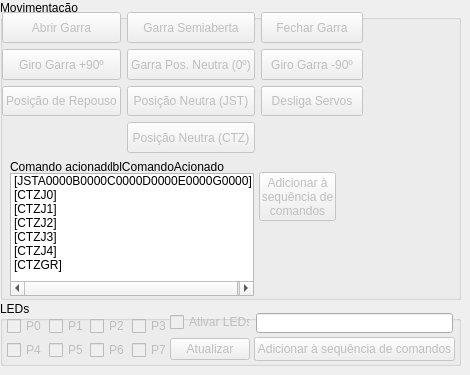
    <widget class="QWidget" name="tabComandos">
     <attribute name="title">
      <string>Comandos</string>
     </attribute>
     <widget class="QGroupBox" name="grpLeds">
      <property name="geometry">
       <rect>
        <x>0</x>
        <y>301</y>
        <width>461</width>
        <height>65</height>
       </rect>
      </property>
      <property name="title">
       <string>LEDs</string>
      </property>
      <property name="checkable">
       <bool>false</bool>
      </property>
      <widget class="QWidget" name="layoutWidget">
       <property name="geometry">
        <rect>
         <x>7</x>
         <y>16</y>
         <width>160</width>
         <height>42</height>
        </rect>
       </property>
       <layout class="QGridLayout" name="layoutLeds">
        <item row="0" column="0">
         <widget class="QCheckBox" name="chkLEDP0">
          <property name="enabled">
           <bool>false</bool>
          </property>
          <property name="text">
           <string>P0</string>
          </property>
         </widget>
        </item>
        <item row="0" column="1">
         <widget class="QCheckBox" name="chkLEDP1">
          <property name="enabled">
           <bool>false</bool>
          </property>
          <property name="text">
           <string>P1</string>
          </property>
         </widget>
        </item>
        <item row="0" column="2">
         <widget class="QCheckBox" name="chkLEDP2">
          <property name="enabled">
           <bool>false</bool>
          </property>
          <property name="text">
           <string>P2</string>
          </property>
         </widget>
        </item>
        <item row="0" column="3">
         <widget class="QCheckBox" name="chkLEDP3">
          <property name="enabled">
           <bool>false</bool>
          </property>
          <property name="text">
           <string>P3</string>
          </property>
         </widget>
        </item>
        <item row="1" column="0">
         <widget class="QCheckBox" name="chkLEDP4">
          <property name="enabled">
           <bool>false</bool>
          </property>
          <property name="text">
           <string>P4</string>
          </property>
         </widget>
        </item>
        <item row="1" column="1">
         <widget class="QCheckBox" name="chkLEDP5">
          <property name="enabled">
           <bool>false</bool>
          </property>
          <property name="text">
           <string>P5</string>
          </property>
         </widget>
        </item>
        <item row="1" column="2">
         <widget class="QCheckBox" name="chkLEDP6">
          <property name="enabled">
           <bool>false</bool>
          </property>
          <property name="text">
           <string>P6</string>
          </property>
         </widget>
        </item>
        <item row="1" column="3">
         <widget class="QCheckBox" name="chkLEDP7">
          <property name="enabled">
           <bool>false</bool>
          </property>
          <property name="text">
           <string>P7</string>
          </property>
         </widget>
        </item>
       </layout>
      </widget>
      <widget class="QLineEdit" name="edtComandoLEDAcionado">
       <property name="geometry">
        <rect>
         <x>256</x>
         <y>12</y>
         <width>197</width>
         <height>20</height>
        </rect>
       </property>
      </widget>
      <widget class="QWidget" name="layoutWidget">
       <property name="geometry">
        <rect>
         <x>170</x>
         <y>11</y>
         <width>80</width>
         <height>48</height>
        </rect>
       </property>
       <layout class="QVBoxLayout" name="layoutAtivarAtualizar">
        <item>
         <widget class="QCheckBox" name="chkAtivarLeds">
          <property name="enabled">
           <bool>false</bool>
          </property>
          <property name="text">
           <string>Ativar LEDs</string>
          </property>
         </widget>
        </item>
        <item>
         <widget class="QPushButton" name="btAtualizarLeds">
          <property name="enabled">
           <bool>false</bool>
          </property>
          <property name="text">
           <string>Atualizar</string>
          </property>
         </widget>
        </item>
       </layout>
      </widget>
      <widget class="QPushButton" name="btAdicionarLedsSeqComandos">
       <property name="enabled">
        <bool>false</bool>
       </property>
       <property name="geometry">
        <rect>
         <x>254</x>
         <y>36</y>
         <width>201</width>
         <height>24</height>
        </rect>
       </property>
       <property name="text">
        <string>Adicionar à sequência de comandos</string>
       </property>
      </widget>
     </widget>
     <widget class="QGroupBox" name="grpMovimentos">
      <property name="geometry">
       <rect>
        <x>0</x>
        <y>0</y>
        <width>461</width>
        <height>300</height>
       </rect>
      </property>
      <property name="title">
       <string>Movimentação</string>
      </property>
      <widget class="QWidget" name="layoutWidget">
       <property name="geometry">
        <rect>
         <x>2</x>
         <y>12</y>
         <width>361</width>
         <height>141</height>
        </rect>
       </property>
       <layout class="QGridLayout" name="layoutComandos">
        <item row="4" column="1">
         <widget class="QPushButton" name="btPosNeutraCTZ">
          <property name="enabled">
           <bool>false</bool>
          </property>
          <property name="sizePolicy">
           <sizepolicy hsizetype="Expanding" vsizetype="Expanding">
            <horstretch>0</horstretch>
            <verstretch>0</verstretch>
           </sizepolicy>
          </property>
          <property name="text">
           <string>Posição Neutra (CTZ)</string>
          </property>
         </widget>
        </item>
        <item row="0" column="1">
         <widget class="QPushButton" name="btGarraSemiaberta">
          <property name="enabled">
           <bool>false</bool>
          </property>
          <property name="sizePolicy">
           <sizepolicy hsizetype="Expanding" vsizetype="Expanding">
            <horstretch>0</horstretch>
            <verstretch>0</verstretch>
           </sizepolicy>
          </property>
          <property name="text">
           <string>Garra Semiaberta</string>
          </property>
         </widget>
        </item>
        <item row="1" column="2">
         <widget class="QPushButton" name="btGiroGarraMenos90">
          <property name="enabled">
           <bool>false</bool>
          </property>
          <property name="sizePolicy">
           <sizepolicy hsizetype="Expanding" vsizetype="Expanding">
            <horstretch>0</horstretch>
            <verstretch>0</verstretch>
           </sizepolicy>
          </property>
          <property name="text">
           <string>Giro Garra -90º</string>
          </property>
         </widget>
        </item>
        <item row="3" column="0">
         <widget class="QPushButton" name="btPosicaoRepouso">
          <property name="enabled">
           <bool>false</bool>
          </property>
          <property name="sizePolicy">
           <sizepolicy hsizetype="Expanding" vsizetype="Expanding">
            <horstretch>0</horstretch>
            <verstretch>0</verstretch>
           </sizepolicy>
          </property>
          <property name="text">
           <string>Posição de Repouso</string>
          </property>
         </widget>
        </item>
        <item row="0" column="0">
         <widget class="QPushButton" name="btAbrirGarra">
          <property name="enabled">
           <bool>false</bool>
          </property>
          <property name="sizePolicy">
           <sizepolicy hsizetype="Expanding" vsizetype="Expanding">
            <horstretch>0</horstretch>
            <verstretch>0</verstretch>
           </sizepolicy>
          </property>
          <property name="text">
           <string>Abrir Garra</string>
          </property>
         </widget>
        </item>
        <item row="1" column="0">
         <widget class="QPushButton" name="btGiroGarraMais90">
          <property name="enabled">
           <bool>false</bool>
          </property>
          <property name="sizePolicy">
           <sizepolicy hsizetype="Expanding" vsizetype="Expanding">
            <horstretch>0</horstretch>
            <verstretch>0</verstretch>
           </sizepolicy>
          </property>
          <property name="text">
           <string>Giro Garra +90º</string>
          </property>
         </widget>
        </item>
        <item row="0" column="2">
         <widget class="QPushButton" name="btFecharGarra">
          <property name="enabled">
           <bool>false</bool>
          </property>
          <property name="sizePolicy">
           <sizepolicy hsizetype="Expanding" vsizetype="Expanding">
            <horstretch>0</horstretch>
            <verstretch>0</verstretch>
           </sizepolicy>
          </property>
          <property name="text">
           <string>Fechar Garra</string>
          </property>
         </widget>
        </item>
        <item row="1" column="1">
         <widget class="QPushButton" name="btGarraPosNeutra">
          <property name="enabled">
           <bool>false</bool>
          </property>
          <property name="sizePolicy">
           <sizepolicy hsizetype="Expanding" vsizetype="Expanding">
            <horstretch>0</horstretch>
            <verstretch>0</verstretch>
           </sizepolicy>
          </property>
          <property name="text">
           <string>Garra Pos. Neutra (0º)</string>
          </property>
         </widget>
        </item>
        <item row="3" column="1">
         <widget class="QPushButton" name="btPosNeutraJST">
          <property name="enabled">
           <bool>false</bool>
          </property>
          <property name="sizePolicy">
           <sizepolicy hsizetype="Expanding" vsizetype="Expanding">
            <horstretch>0</horstretch>
            <verstretch>0</verstretch>
           </sizepolicy>
          </property>
          <property name="text">
           <string>Posição Neutra (JST)</string>
          </property>
         </widget>
        </item>
        <item row="3" column="2">
         <widget class="QPushButton" name="btDesligaServos">
          <property name="enabled">
           <bool>false</bool>
          </property>
          <property name="sizePolicy">
           <sizepolicy hsizetype="Expanding" vsizetype="Expanding">
            <horstretch>0</horstretch>
            <verstretch>0</verstretch>
           </sizepolicy>
          </property>
          <property name="text">
           <string>Desliga Servos</string>
          </property>
         </widget>
        </item>
       </layout>
      </widget>
      <widget class="QPushButton" name="btAdicionarComandoAASeqComandos">
       <property name="enabled">
        <bool>false</bool>
       </property>
       <property name="geometry">
        <rect>
         <x>259</x>
         <y>172</y>
         <width>77</width>
         <height>49</height>
        </rect>
       </property>
       <property name="text">
        <string>Adicionar à
sequência de
comandos</string>
       </property>
       <property name="autoDefault">
        <bool>false</bool>
       </property>
       <property name="default">
        <bool>false</bool>
       </property>
       <property name="flat">
        <bool>false</bool>
       </property>
      </widget>
      <widget class="QListWidget" name="listaUltimoComandoAcionado">
       <property name="geometry">
        <rect>
         <x>10</x>
         <y>173</y>
         <width>244</width>
         <height>123</height>
        </rect>
       </property>
       <item>
        <property name="text">
         <string>[JSTA0000B0000C0000D0000E0000G0000]</string>
        </property>
       </item>
       <item>
        <property name="text">
         <string>[CTZJ0]</string>
        </property>
       </item>
       <item>
        <property name="text">
         <string>[CTZJ1]</string>
        </property>
       </item>
       <item>
        <property name="text">
         <string>[CTZJ2]</string>
        </property>
       </item>
       <item>
        <property name="text">
         <string>[CTZJ3]</string>
        </property>
       </item>
       <item>
        <property name="text">
         <string>[CTZJ4]</string>
        </property>
       </item>
       <item>
        <property name="text">
         <string>[CTZGR]</string>
        </property>
       </item>
      </widget>
      <widget class="QLabel" name="label">
       <property name="geometry">
        <rect>
         <x>10</x>
         <y>160</y>
         <width>100</width>
         <height>13</height>
        </rect>
       </property>
       <property name="text">
        <string>Comando acionado:</string>
       </property>
      </widget>
      <widget class="QLabel" name="lblComandoAcionado">
       <property name="geometry">
        <rect>
         <x>110</x>
         <y>160</y>
         <width>140</width>
         <height>13</height>
        </rect>
       </property>
       <property name="text">
        <string>lblComandoAcionado</string>
       </property>
      </widget>
     </widget>
    </widget>
